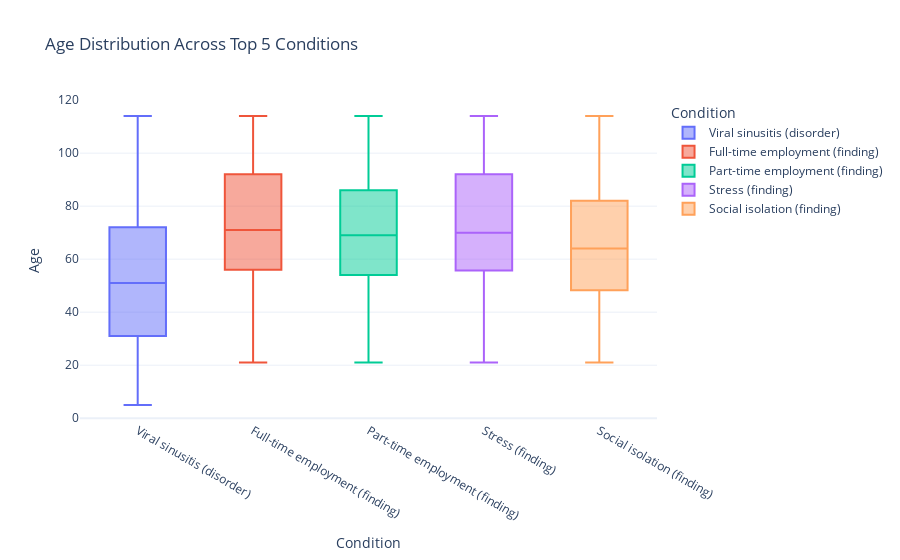

Notebook code cell kept with this figure:
### Markdown cell above
## Question 8 Answer

### Code cell
top_condition_list = top_conditions['Condition'].tolist()
filtered_conditions = merged_df[merged_df['DESCRIPTION'].isin(top_condition_list)]

fig_box = px.box(
    filtered_conditions,
    x='DESCRIPTION',
    y='AGE',
    color='DESCRIPTION',
    title='Age Distribution Across Top 5 Conditions',
    labels={'DESCRIPTION': 'Condition', 'AGE': 'Age'},
    template='plotly_white'
)
fig_box.show()

### Figure 1 — Plotly figure (JSON) as saved in the notebook; plotly's stock layout.template omitted (floating-point values rounded to 4 significant figures; data arrays with more than 128 entries replaced by an {"elided": "..."} marker saying what was removed)
{"data": [{"alignmentgroup": "True", "hovertemplate": "Condition=%{x}<br>Age=%{y}<extra></extra>", "legendgroup": "Viral sinusitis (disorder)", "marker": {"color": "#636efa"}, "name": "Viral sinusitis (disorder)", "notched": false, "offsetgroup": "Viral sinusitis (disorder)", "orientation": "v", "showlegend": true, "type": "box", "x": {"elided": "1233 str values"}, "x0": " ", "xaxis": "x", "y": {"elided": "1233 int values"}, "y0": " ", "yaxis": "y"}, {"alignmentgroup": "True", "hovertemplate": "Condition=%{x}<br>Age=%{y}<extra></extra>", "legendgroup": "Full-time employment (finding)", "marker": {"color": "#EF553B"}, "name": "Full-time employment (finding)", "notched": false, "offsetgroup": "Full-time employment (finding)", "orientation": "v", "showlegend": true, "type": "box", "x": {"elided": "13805 str values"}, "x0": " ", "xaxis": "x", "y": {"elided": "13805 int values"}, "y0": " ", "yaxis": "y"}, {"alignmentgroup": "True", "hovertemplate": "Condition=%{x}<br>Age=%{y}<extra></extra>", "legendgroup": "Part-time employment (finding)", "marker": {"color": "#00cc96"}, "name": "Part-time employment (finding)", "notched": false, "offsetgroup": "Part-time employment (finding)", "orientation": "v", "showlegend": true, "type": "box", "x": {"elided": "2426 str values"}, "x0": " ", "xaxis": "x", "y": {"elided": "2426 int values"}, "y0": " ", "yaxis": "y"}, {"alignmentgroup": "True", "hovertemplate": "Condition=%{x}<br>Age=%{y}<extra></extra>", "legendgroup": "Stress (finding)", "marker": {"color": "#ab63fa"}, "name": "Stress (finding)", "notched": false, "offsetgroup": "Stress (finding)", "orientation": "v", "showlegend": true, "type": "box", "x": {"elided": "5137 str values"}, "x0": " ", "xaxis": "x", "y": {"elided": "5137 int values"}, "y0": " ", "yaxis": "y"}, {"alignmentgroup": "True", "hovertemplate": "Condition=%{x}<br>Age=%{y}<extra></extra>", "legendgroup": "Social isolation (finding)", "marker": {"color": "#FFA15A"}, "name": "Social isolation (finding)", "notched": false, "offsetgroup": "Social isolation (finding)", "orientation": "v", "showlegend": true, "type": "box", "x": {"elided": "1243 str values"}, "x0": " ", "xaxis": "x", "y": {"elided": "1243 int values"}, "y0": " ", "yaxis": "y"}], "layout": {"autosize": true, "boxmode": "overlay", "legend": {"title": {"text": "Condition"}, "tracegroupgap": 0}, "title": {"text": "Age Distribution Across Top 5 Conditions"}, "xaxis": {"anchor": "y", "autorange": true, "categoryarray": ["Viral sinusitis (disorder)", "Full-time employment (finding)", "Part-time employment (finding)", "Stress (finding)", "Social isolation (finding)"], "categoryorder": "array", "domain": [0, 1], "range": [-0.5, 4.5], "title": {"text": "Condition"}, "type": "category"}, "yaxis": {"anchor": "x", "autorange": true, "domain": [0, 1], "range": [-1.056, 120.1], "title": {"text": "Age"}, "type": "linear"}}}
